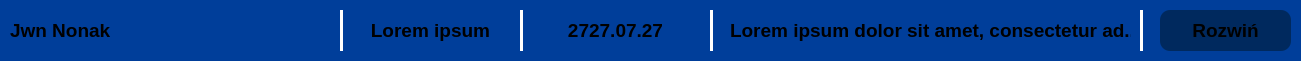
     <widget class="QFrame" name="frame_36">
      <property name="geometry">
       <rect>
        <x>30</x>
        <y>400</y>
        <width>1301</width>
        <height>61</height>
       </rect>
      </property>
      <property name="styleSheet">
       <string notr="true">background-color: rgb(0, 62, 154);
border-radius: 10px;</string>
      </property>
      <property name="frameShape">
       <enum>QFrame::Shape::StyledPanel</enum>
      </property>
      <property name="frameShadow">
       <enum>QFrame::Shadow::Raised</enum>
      </property>
      <widget class="Line" name="line_18">
       <property name="geometry">
        <rect>
         <x>520</x>
         <y>10</y>
         <width>3</width>
         <height>41</height>
        </rect>
       </property>
       <property name="styleSheet">
        <string notr="true">background-color: white;</string>
       </property>
       <property name="orientation">
        <enum>Qt::Orientation::Vertical</enum>
       </property>
      </widget>
      <widget class="Line" name="line_19">
       <property name="geometry">
        <rect>
         <x>710</x>
         <y>10</y>
         <width>3</width>
         <height>41</height>
        </rect>
       </property>
       <property name="styleSheet">
        <string notr="true">background-color: white;</string>
       </property>
       <property name="orientation">
        <enum>Qt::Orientation::Vertical</enum>
       </property>
      </widget>
      <widget class="QLabel" name="label_41">
       <property name="geometry">
        <rect>
         <x>350</x>
         <y>10</y>
         <width>161</width>
         <height>41</height>
        </rect>
       </property>
       <property name="font">
        <font>
         <pointsize>14</pointsize>
         <bold>true</bold>
        </font>
       </property>
       <property name="layoutDirection">
        <enum>Qt::LayoutDirection::LeftToRight</enum>
       </property>
       <property name="styleSheet">
        <string notr="true"/>
       </property>
       <property name="text">
        <string>Lorem ipsum</string>
       </property>
       <property name="textFormat">
        <enum>Qt::TextFormat::RichText</enum>
       </property>
       <property name="alignment">
        <set>Qt::AlignmentFlag::AlignCenter</set>
       </property>
      </widget>
      <widget class="QLabel" name="label_42">
       <property name="geometry">
        <rect>
         <x>10</x>
         <y>10</y>
         <width>311</width>
         <height>41</height>
        </rect>
       </property>
       <property name="font">
        <font>
         <pointsize>14</pointsize>
         <bold>true</bold>
        </font>
       </property>
       <property name="layoutDirection">
        <enum>Qt::LayoutDirection::LeftToRight</enum>
       </property>
       <property name="styleSheet">
        <string notr="true"/>
       </property>
       <property name="text">
        <string>Jwn Nonak</string>
       </property>
       <property name="textFormat">
        <enum>Qt::TextFormat::RichText</enum>
       </property>
       <property name="alignment">
        <set>Qt::AlignmentFlag::AlignLeading|Qt::AlignmentFlag::AlignLeft|Qt::AlignmentFlag::AlignVCenter</set>
       </property>
      </widget>
      <widget class="QFrame" name="frame_37">
       <property name="geometry">
        <rect>
         <x>1160</x>
         <y>10</y>
         <width>131</width>
         <height>41</height>
        </rect>
       </property>
       <property name="styleSheet">
        <string notr="true">background-color: rgb(0, 41, 94);
border-radius: 10px;</string>
       </property>
       <property name="frameShape">
        <enum>QFrame::Shape::StyledPanel</enum>
       </property>
       <property name="frameShadow">
        <enum>QFrame::Shadow::Raised</enum>
       </property>
       <widget class="QFrame" name="frame_38">
        <property name="geometry">
         <rect>
          <x>270</x>
          <y>60</y>
          <width>841</width>
          <height>61</height>
         </rect>
        </property>
        <property name="styleSheet">
         <string notr="true">background-color: rgb(0, 62, 154);
border-radius: 10px;</string>
        </property>
        <property name="frameShape">
         <enum>QFrame::Shape::StyledPanel</enum>
        </property>
        <property name="frameShadow">
         <enum>QFrame::Shadow::Raised</enum>
        </property>
       </widget>
       <widget class="QLabel" name="label_43">
        <property name="geometry">
         <rect>
          <x>10</x>
          <y>0</y>
          <width>111</width>
          <height>41</height>
         </rect>
        </property>
        <property name="font">
         <font>
          <pointsize>14</pointsize>
          <bold>true</bold>
         </font>
        </property>
        <property name="layoutDirection">
         <enum>Qt::LayoutDirection::LeftToRight</enum>
        </property>
        <property name="styleSheet">
         <string notr="true"/>
        </property>
        <property name="text">
         <string>Rozwiń</string>
        </property>
        <property name="textFormat">
         <enum>Qt::TextFormat::RichText</enum>
        </property>
        <property name="alignment">
         <set>Qt::AlignmentFlag::AlignCenter</set>
        </property>
       </widget>
      </widget>
      <widget class="Line" name="line_29">
       <property name="geometry">
        <rect>
         <x>1140</x>
         <y>10</y>
         <width>3</width>
         <height>41</height>
        </rect>
       </property>
       <property name="styleSheet">
        <string notr="true">background-color: white;</string>
       </property>
       <property name="orientation">
        <enum>Qt::Orientation::Vertical</enum>
       </property>
      </widget>
      <widget class="QLabel" name="label_53">
       <property name="geometry">
        <rect>
         <x>730</x>
         <y>10</y>
         <width>401</width>
         <height>41</height>
        </rect>
       </property>
       <property name="font">
        <font>
         <pointsize>14</pointsize>
         <bold>true</bold>
        </font>
       </property>
       <property name="layoutDirection">
        <enum>Qt::LayoutDirection::LeftToRight</enum>
       </property>
       <property name="styleSheet">
        <string notr="true">background-color: rgb(0, 62, 154);</string>
       </property>
       <property name="text">
        <string>Lorem ipsum dolor sit amet, consectetur ad...</string>
       </property>
       <property name="textFormat">
        <enum>Qt::TextFormat::RichText</enum>
       </property>
       <property name="alignment">
        <set>Qt::AlignmentFlag::AlignCenter</set>
       </property>
      </widget>
      <widget class="Line" name="line_30">
       <property name="geometry">
        <rect>
         <x>340</x>
         <y>10</y>
         <width>3</width>
         <height>41</height>
        </rect>
       </property>
       <property name="styleSheet">
        <string notr="true">background-color: white;</string>
       </property>
       <property name="orientation">
        <enum>Qt::Orientation::Vertical</enum>
       </property>
      </widget>
      <widget class="QLabel" name="label_54">
       <property name="geometry">
        <rect>
         <x>530</x>
         <y>10</y>
         <width>171</width>
         <height>41</height>
        </rect>
       </property>
       <property name="font">
        <font>
         <pointsize>14</pointsize>
         <bold>true</bold>
        </font>
       </property>
       <property name="layoutDirection">
        <enum>Qt::LayoutDirection::LeftToRight</enum>
       </property>
       <property name="styleSheet">
        <string notr="true"/>
       </property>
       <property name="text">
        <string>2727.07.27</string>
       </property>
       <property name="textFormat">
        <enum>Qt::TextFormat::RichText</enum>
       </property>
       <property name="alignment">
        <set>Qt::AlignmentFlag::AlignCenter</set>
       </property>
      </widget>
     </widget>
